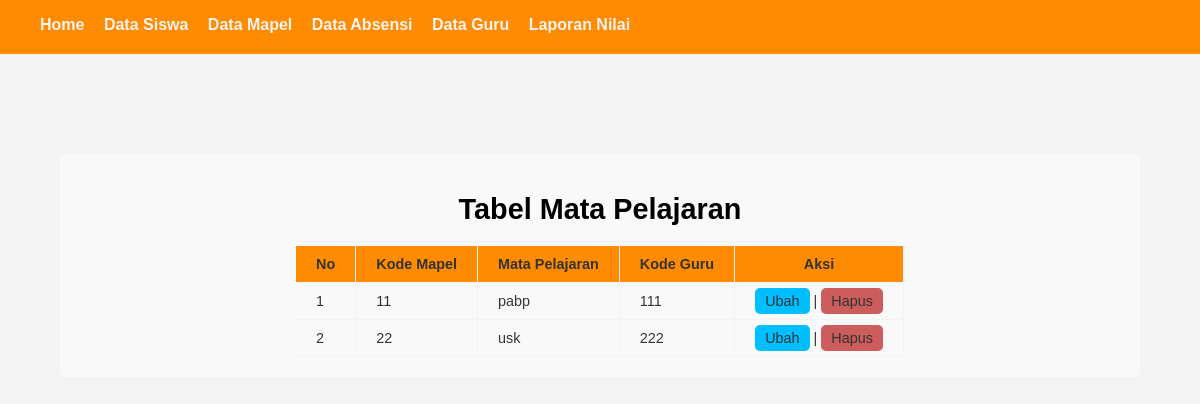
Page /index.php?page=data_mapel on the committed database.
### tables this page shows
CREATE TABLE `tb_mapel` (
  `kode_mapel` int(3) NOT NULL,
  `mapel` varchar(15) NOT NULL,
  `kode_guru` int(3) NOT NULL
);

### data_mapel.php (the view)
<div class="container">
	<span class="judul">
		<h1>Tabel Mata Pelajaran</h1>
	</span>
		<div class="tabel">
		<table cellspacing="0">
			<thead>
					<tr>
						<th>No</th>
						<th>Kode Mapel</th>
						<th>Mata Pelajaran</th>
						<th>Kode Guru</th>
						<th>Aksi</th>
					</tr>
			</thead>
			<tbody>
				<?php
				$query = mysqli_query($koneksi, "SELECT * FROM tb_mapel ORDER BY kode_mapel ASC");
				$no = 0;
				while($data = mysqli_fetch_array($query)) { $no++ ?>
				<tr>
					<td><?= $no; ?></td>
					<td><?= $data['kode_mapel']; ?></td>
					<td><?= $data['mapel'] ?></td>
					<td><?= $data['kode_guru'] ?></td>
					<td><a class="ubah" href="ubah_mapel.php?id=<?php echo $data['kode_mapel'];?>">Ubah</a> |
				<a class="hapus" href="hapus_data.php?id=<?php echo $data['kode_mapel'];?>">Hapus</a></td>
				</tr>
			<?php } ?>
			</tbody>
		</table>
		</div>
</div>

### style.css (style rules this page uses)
body { background-color: #f3f3f3; margin: 0; padding: 0; font-family: 'Century Gothic', cursive, sans-serif; }
.container { margin: 100px 5%; padding: 20px 0; background-color: #f9f9f9; font-size: .9em; border-radius: 5px; }
.container span h1 { text-align: center; }
.container .tabel table { margin: auto; }
.container .tabel table tr th { background-color: darkorange; }
.container .tabel table tr th, .container .tabel table tr td { border-bottom: 1px solid #f3f3f3; border-right: 1px solid #f3f3f3; padding: 10px 20px; color: #333; }
.container .tabel table tr td a { text-decoration: none; color: #333; }
.container .tabel table tr td .ubah { background-color: deepskyblue; padding: 5px 10px; border-radius: 5px; }
.container .tabel table tr .hapus { background-color: indianred; padding: 5px 10px; border-radius: 5px; }

### rows in the picture
tb_mapel: kode_mapel "11", mapel "pabp", kode_guru "111"
tb_mapel: kode_mapel "22", mapel "usk", kode_guru "222"
